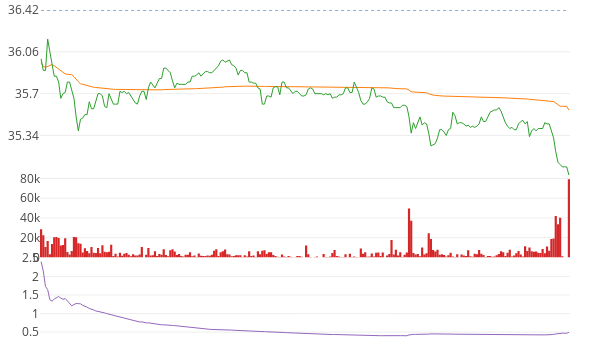

Notebook cell for this chart:
### Code cell
code = '002796'
code_idx = HQ.codes.index(code)
print(code_idx)
HQ.fc.plot_fenshi(code_idx)

### Figure 1 — Plotly figure (JSON) as saved in the notebook; plotly's stock layout.template omitted (floating-point values rounded to 4 significant figures; data arrays with more than 128 entries replaced by an {"elided": "..."} marker saying what was removed)
{"data": [{"hoverinfo": "skip", "line": {"color": "rgb(22, 96, 167)", "dash": "dot", "width": 1}, "name": "昨收", "showlegend": false, "type": "scatter", "x": {"elided": "242 int values"}, "xaxis": "x1", "y": {"elided": "242 float values"}, "yaxis": "y3"}, {"hoverinfo": "none", "line": {"width": 1}, "name": "均价", "showlegend": false, "type": "scatter", "x": {"elided": "242 int values"}, "xaxis": "x1", "y": {"elided": "242 float values"}, "yaxis": "y3"}, {"line": {"width": 1}, "name": "股价", "showlegend": false, "type": "scatter", "x": {"elided": "242 int values"}, "xaxis": "x1", "y": {"elided": "242 float values"}, "yaxis": "y3"}, {"name": "成交量", "showlegend": false, "type": "bar", "width": 1, "x": {"elided": "242 int values"}, "xaxis": "x1", "y": {"elided": "242 int values"}, "yaxis": "y2"}, {"line": {"width": 1}, "name": "量比", "showlegend": false, "type": "scatter", "x": {"elided": "242 int values"}, "xaxis": "x1", "y": {"elided": "242 float values"}, "yaxis": "y1"}], "layout": {"height": 360, "margin": {"b": 20, "l": 40, "r": 30, "t": 10}, "showlegend": false, "width": 600, "xaxis": {"fixedrange": true, "showgrid": false, "showticklabels": false, "spikedash": "dash", "spikemode": "toaxis", "spikethickness": 2, "tickmode": "array", "ticktext": {"elided": "242 str values"}, "tickvals": {"elided": "242 int values"}, "visible": true}, "xaxis1": {"anchor": "y3", "domain": [0, 1]}, "yaxis": {"domain": [0, 0.25], "spikedash": "dash", "spikemode": "across", "spikethickness": 1, "visible": true, "zeroline": false}, "yaxis1": {"anchor": "free", "domain": [0.6673, 1], "position": 0}, "yaxis2": {"anchor": "free", "domain": [0.25, 0.5], "position": 0, "spikedash": "dash", "spikemode": "across", "spikethickness": 1, "visible": true, "zeroline": false}, "yaxis3": {"anchor": "x1", "domain": [0.5, 1], "dtick": 0.36, "range": [35, 36.42], "spikedash": "dash", "spikemode": "across", "spikethickness": 1, "tick0": 36.42, "visible": true, "zeroline": false}, "yaxis99": {"dtick": 1, "fixedrange": true, "overlaying": "y3", "range": [-3.9, 0], "showgrid": false, "showline": false, "side": "right", "spikedash": "dash", "spikemode": "toaxis", "spikethickness": 1, "tick0": 0, "tickmode": "linear", "visible": true, "zeroline": false}}}
